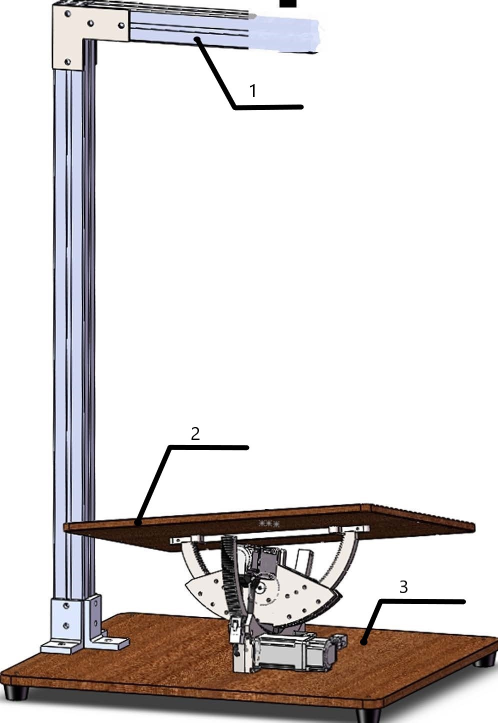
#> input picture entity.jpg, 996 x 1445 px, given in place of the camera (shown at 1/2 size)
$ python samplePro.py
#> lines starting #> are read from the running program, lines starting #| are printed output that depends on the picture; after the words box and inside, x2 and y2 are one past the last pixel; in counts of white or black regions, pixels touching at a corner belong together
import cv2
import imutils

vs = cv2.VideoCapture(2)
vs.set(3, 640)
vs.set(4, 480)
print("Open camera succeed.")

def ImgProcess(vs, refX, refY):

#> called with refX = 360, refY = 360
    ret, frame = vs.read()
#> frame is the input picture: shape (1445, 996, 3); mean B, G, R 213.4, 214.1, 218.4
    frame = frame[20:460, 120:560]
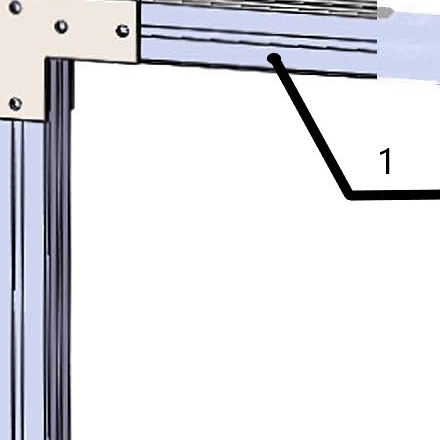
#> frame: shape (440, 440, 3); mean B, G, R 230.6, 226.1, 225.7
    # frame = imutils.resize(frame, width=720)

    blurred = cv2.GaussianBlur(frame, (11, 11), 0)
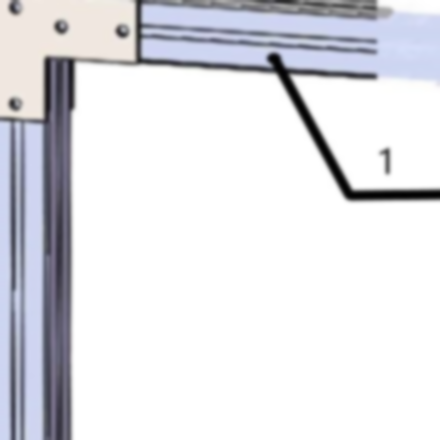
#> blurred: shape (440, 440, 3); mean B, G, R 230.6, 226.1, 225.7
    hsv = cv2.cvtColor(blurred, cv2.COLOR_BGR2HSV)
#> hsv: shape (440, 440, 3); mean H, S, V 29.8, 9.3, 231.4

    silverLower = (43, 30, 140)
    silverUpper = (105, 160, 255)

    mask_before = cv2.inRange(hsv, silverLower, silverUpper)
#> mask_before: shape (440, 440); every value is 0
    mask_erode = cv2.erode(mask_before, None, iterations=2)
    mask = cv2.dilate(mask_erode, None, iterations=2)

    cnts = cv2.findContours(mask.copy(), cv2.RETR_EXTERNAL, cv2.CHAIN_APPROX_SIMPLE)
#> cnts = 0 contours
    cnts = imutils.grab_contours(cnts)
#> cnts = []
    center = None

    cv2.circle(frame, (int(refX), int(refY)), int(4), (255, 0, 0), 2)
#> frame: shape (440, 440, 3); 0.04% of pixels changed, all inside (x1, y1, x2, y2) = (355, 355, 366, 366)
    if len(cnts) > 0:
        c = max(cnts, key=cv2.contourArea)
        ((x, y), radius) = cv2.minEnclosingCircle(c)
        # [10 lines of commented-out code are left out]
    cv2.imshow('frame', frame)
    # return x, y, radius


while (1):

    ImgProcess(vs, 360, 360)
    # print(a,b,c)

    k = cv2.waitKey(60) & 0xff
#> (key Esc is pressed here)
    if k == 27:
        break

cv2.destroyAllWindows()
vs.release()

$ run again, on part.jpg
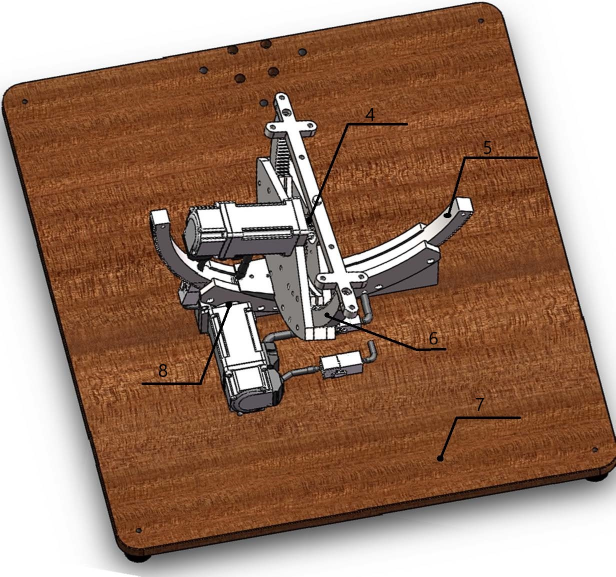
#> input picture part.jpg, 1231 x 1153 px, given in place of the camera (shown at 1/2 size)
#> in ImgProcess, frame is the input picture: shape (1153, 1231, 3); mean B, G, R 106.7, 126.3, 158.3
#> in ImgProcess, `frame = frame[20:460, 120:560]`:
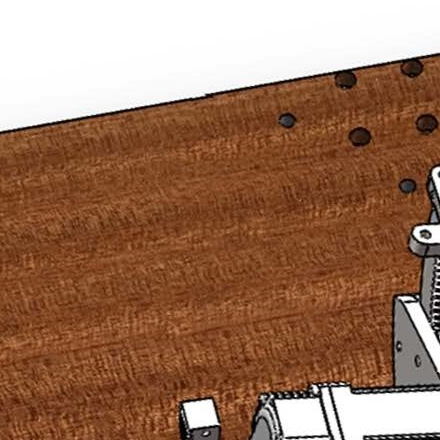
#> frame: shape (440, 440, 3); mean B, G, R 94, 117.9, 156.6
#> in ImgProcess, `blurred = cv2.GaussianBlur(frame, (11, 11), 0)`:
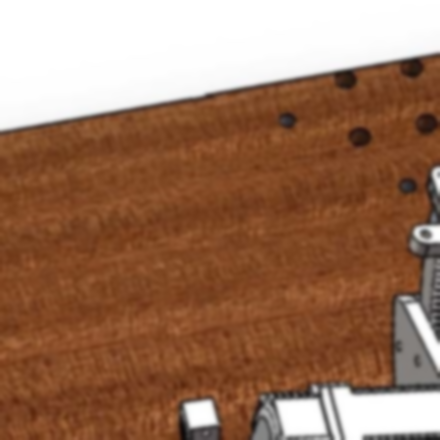
#> blurred: shape (440, 440, 3); mean B, G, R 94, 117.9, 156.6
#> hsv: shape (440, 440, 3); mean H, S, V 11.5, 126.1, 156.6
#> mask_before: shape (440, 440); every value is 0
#> in ImgProcess, `cnts = cv2.findContours(mask.copy(), cv2.RETR_EXTERNAL, cv2.CHAIN_APPR..`: cnts = 0 contours
#> in ImgProcess, `cnts = imutils.grab_contours(cnts)`: cnts = []

$ run again, on interface.png
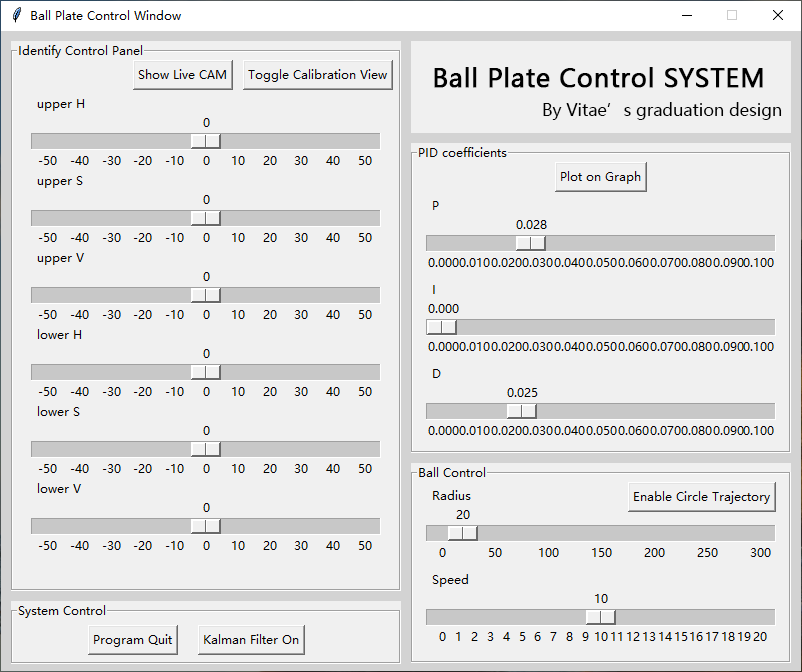
#> input picture interface.png, 802 x 672 px, given in place of the camera
#> in ImgProcess, frame is the input picture: shape (672, 802, 3); mean B, G, R 226, 226, 226
#> in ImgProcess, `frame = frame[20:460, 120:560]`:
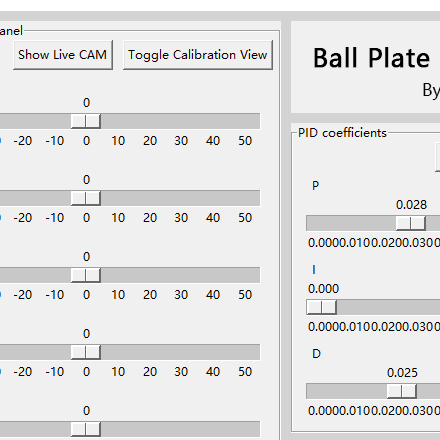
#> frame: shape (440, 440, 3); mean B, G, R 227, 227, 227
#> in ImgProcess, `blurred = cv2.GaussianBlur(frame, (11, 11), 0)`:
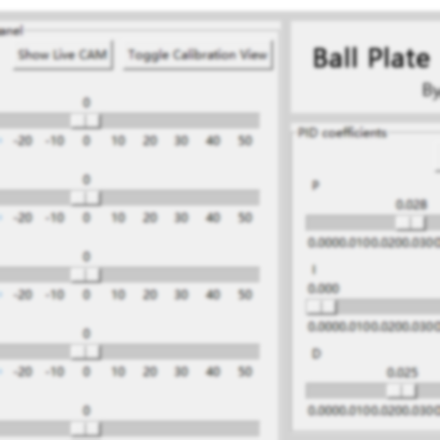
#> blurred: shape (440, 440, 3); mean B, G, R 227, 227, 227
#> hsv: shape (440, 440, 3); mean H, S, V 8.7, 0.5, 227.2
#> mask_before: shape (440, 440); every value is 0
#> in ImgProcess, `cnts = cv2.findContours(mask.copy(), cv2.RETR_EXTERNAL, cv2.CHAIN_APPR..`: cnts = 0 contours
#> in ImgProcess, `cnts = imutils.grab_contours(cnts)`: cnts = []
